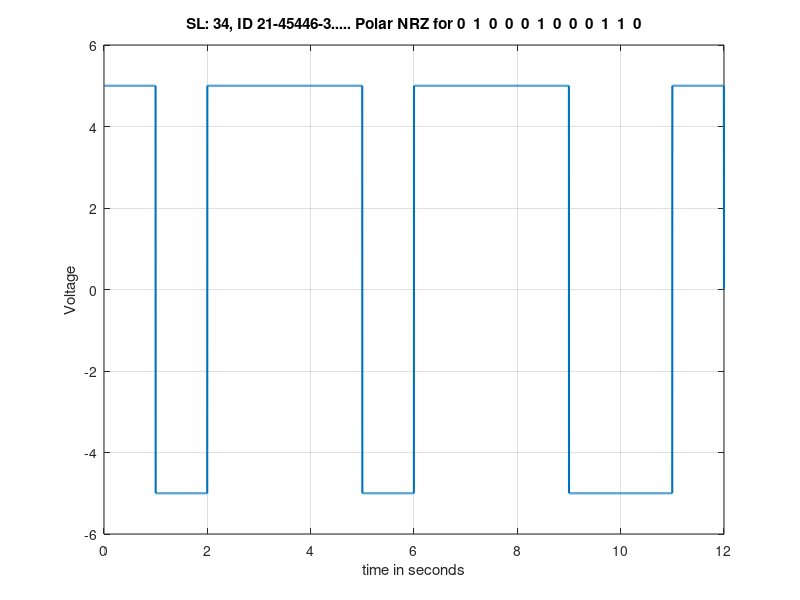

MATLAB code to generate this figure:
% Value of A = 2
% Value of B = 1
% Value of C = 4
% Value of D = 5
% Value of E = 4 //
% Value of F = 4 //
% Value of G = 6 //
% Value of H = 3
bit_stream = [0 1 0 0 0 1 0 0 0 1 1 0];
no_bits = length(bit_stream);
bit_rate = 4000; % 4 kbps
pulse_per_bit = 1; % for unipolar nrz
pulse_duration = (1/((pulse_per_bit)*(bit_rate)))*(bit_rate);
no_pulses = no_bits*pulse_per_bit;
samples_per_pulse = 500;
fs = (samples_per_pulse)/(pulse_duration); %sampling frequency
% including pulse duration in sampling frequency
% ensures having enough samples in each pulse
t = 0:1/fs:(no_pulses)*(pulse_duration); % sampling interval
% total duration = (no_pulse)*(pulse_duration)
no_samples = length(t); % total number of samples
dig_sig = zeros(1,no_samples);
max_voltage = 5;
min_voltage = -5;
for i = 1:no_bits
if bit_stream(i) == 1
 dig_sig(((i-1)*(samples_per_pulse)+1):i*(samples_per_pulse))=min_voltage*ones(1,samples_per_pulse);
else
 dig_sig(((i-1)*(samples_per_pulse)+1):i*(samples_per_pulse))=max_voltage*ones(1,samples_per_pulse);
end
end
plot(t,dig_sig,'linewidth',1.5)
grid on
xlabel('time in seconds')
ylabel('Voltage')
ylim([(min_voltage - (max_voltage)*0.2)
(max_voltage+max_voltage*0.2)])
title(['SL: 34, ID 21-45446-3..... Polar NRZ for ',num2str(bit_stream),''])